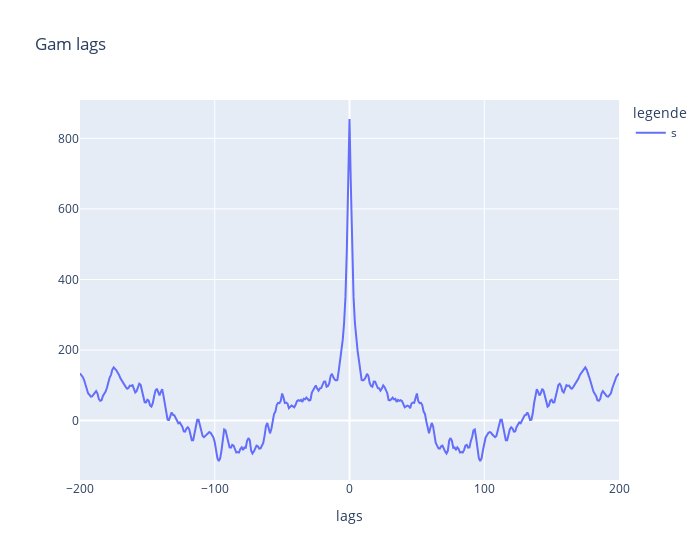

Notebook source saved alongside this figure:
### Markdown cell above
#### Estimation de la fonction d’autocorrélation

### Code cell
K = 200
Gam = signal.correlate(s_tr.astype(np.float32), s_tr.astype(np.float32), mode='full', method='auto')
Gam /= len(s_tr)
Gam = Gam[len(Gam)//2 - K:len(Gam)//2 + K + 1]
lags = signal.correlation_lags(len(s_tr), len(s_tr), mode="full")
lags = lags[len(lags)//2 - K:len(lags)//2 + K + 1]
df_Gam = pd.DataFrame({'x':  lags, 'y': Gam , 'legende':'s'})
fig1 = px.line(df_Gam, x='x',  y='y', color='legende', labels={'x':'lags', 'y':''}, title='Gam lags', width=700 )
fig1.show()

### Figure 1 — Plotly figure (JSON) as saved in the notebook; plotly's stock layout.template omitted (floating-point values rounded to 4 significant figures; data arrays with more than 128 entries replaced by an {"elided": "..."} marker saying what was removed)
{"data": [{"hovertemplate": "legende=s<br>lags=%{x}<br>=%{y}<extra></extra>", "legendgroup": "s", "line": {"color": "#636efa", "dash": "solid"}, "marker": {"symbol": "circle"}, "mode": "lines", "name": "s", "orientation": "v", "showlegend": true, "type": "scatter", "x": {"elided": "401 int values"}, "xaxis": "x", "y": {"elided": "401 float values"}, "yaxis": "y"}], "layout": {"legend": {"title": {"text": "legende"}, "tracegroupgap": 0}, "title": {"text": "Gam lags"}, "width": 700, "xaxis": {"anchor": "y", "domain": [0, 1], "title": {"text": "lags"}}, "yaxis": {"anchor": "x", "domain": [0, 1], "title": {"text": ""}}}}
